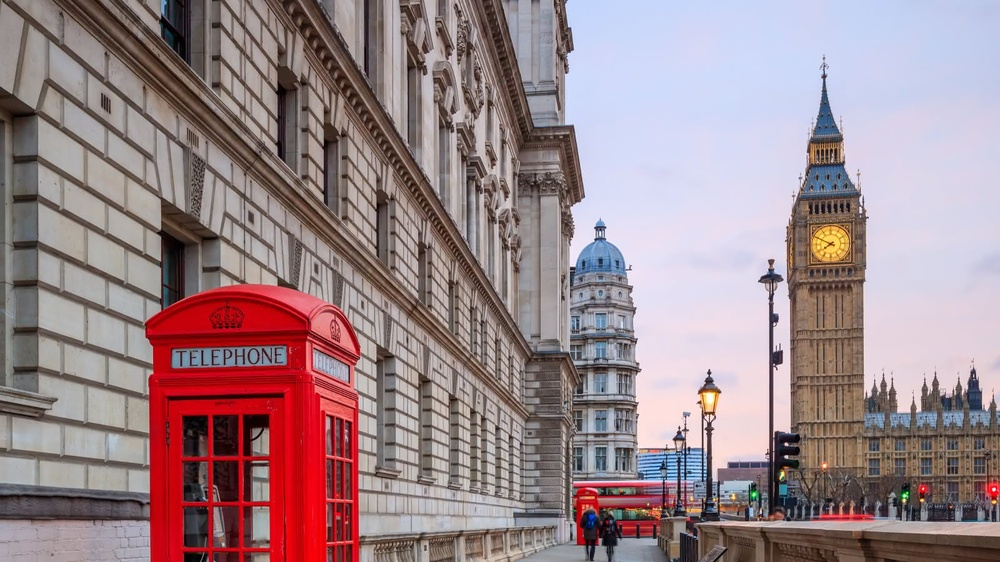
#> input picture IMG_6139.JPG, 1000 x 562 px, shrunk from 1600 x 900 before the run
$ python hw6.py   (older library calls are emulated)
#> lines starting #> are read from the running program, lines starting #| are printed output that depends on the picture
#!/usr/bin/env python3
# -*- coding: utf-8 -*-
import numpy as np
from PIL import Image
from scipy import signal

I = Image.open('IMG_6139.JPG')
#> I is the input picture: PIL image 1000x562 RGB; mean R, G, B 154.8, 133.8, 138.5
data = np.asarray(I)
#(1)
W,H = I.size
#> W = 1000; H = 562
noise = np.random.normal(1,25,(H,W,3))
data1 = data+noise
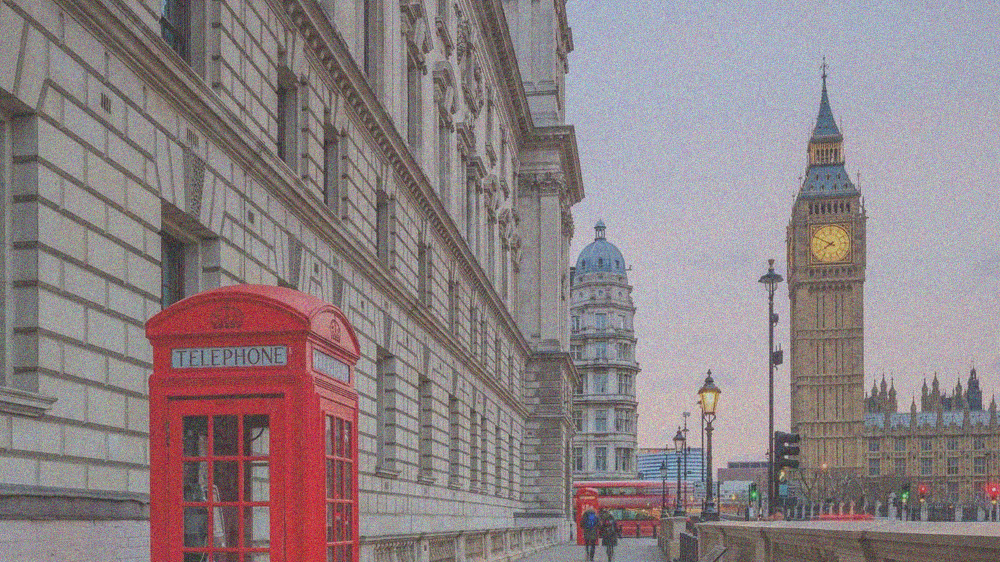
#> data1: shape (562, 1000, 3) float64; mean R, G, B 155.8, 134.9, 139.5; drawn with min black and max white
data1[data1>255] = 255
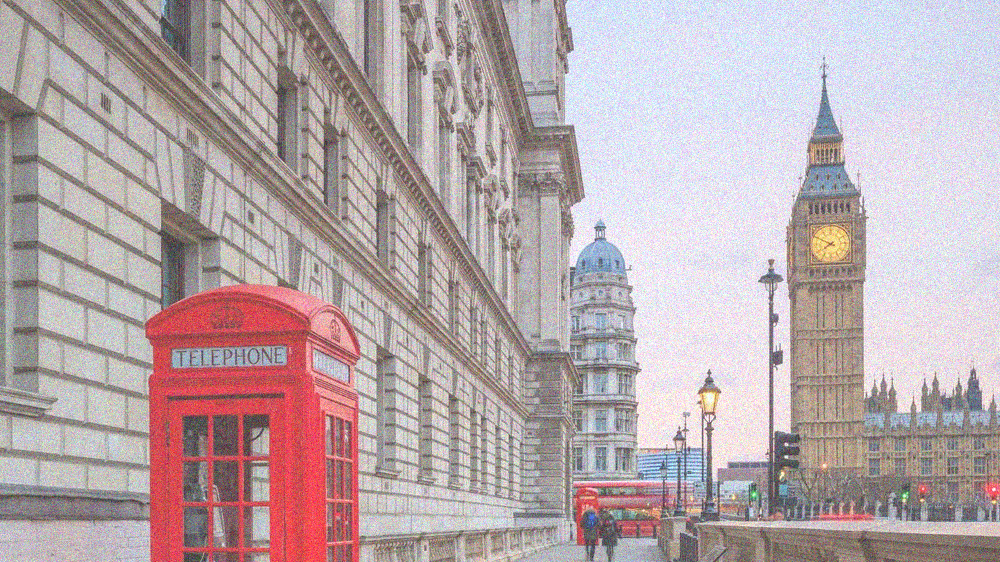
#> data1: shape (562, 1000, 3) float64; mean R, G, B 155.4, 134.7, 138.4; drawn with min black and max white
data1[data1<0] = 0
data1 = data1.astype('uint8')
I1 = Image.fromarray(data1,'RGB')
I1.show()

#(2)
x,y = np.meshgrid(np.linspace(-1,1,8),np.linspace(-1,1,8))
d = np.sqrt(x*x+y*y)
sigma,mu = 0.5,0.0
mask = np.exp(-((d-mu)**2/(2.0*sigma**2))) #高斯模糊
mask = mask/np.sum(mask[:])
R = data1[:,:,0]
G = data1[:,:,1]
B = data1[:,:,2]
R2 = signal.convolve2d(R,mask,boundary='symm',mode='same') #對稱方法,輸出跟輸入一樣大小
G2 = signal.convolve2d(G,mask,boundary='symm',mode='same')
B2 = signal.convolve2d(B,mask,boundary='symm',mode='same')
data2 = data1.copy()
data2[:,:,0] = R2.astype('uint8')
data2[:,:,1] = G2.astype('uint8')
data2[:,:,2] = B2.astype('uint8')
I2 = Image.fromarray(data2,'RGB')
I2.show()

#(3)
x,y = np.meshgrid(np.linspace(-1,1,15),np.linspace(-1,1,15))
d = np.sqrt(x*x+y*y)
sigma,mu = 15,0.0
mask = np.exp(-((d-mu)**2/(2.0*sigma**2))) #高斯模糊
mask = mask/np.sum(mask[:])
R = data[:,:,0]
G = data[:,:,1]
B = data[:,:,2]
R3 = signal.convolve2d(R,mask,boundary='symm',mode='same') #對稱方法,輸出跟輸入一樣大小
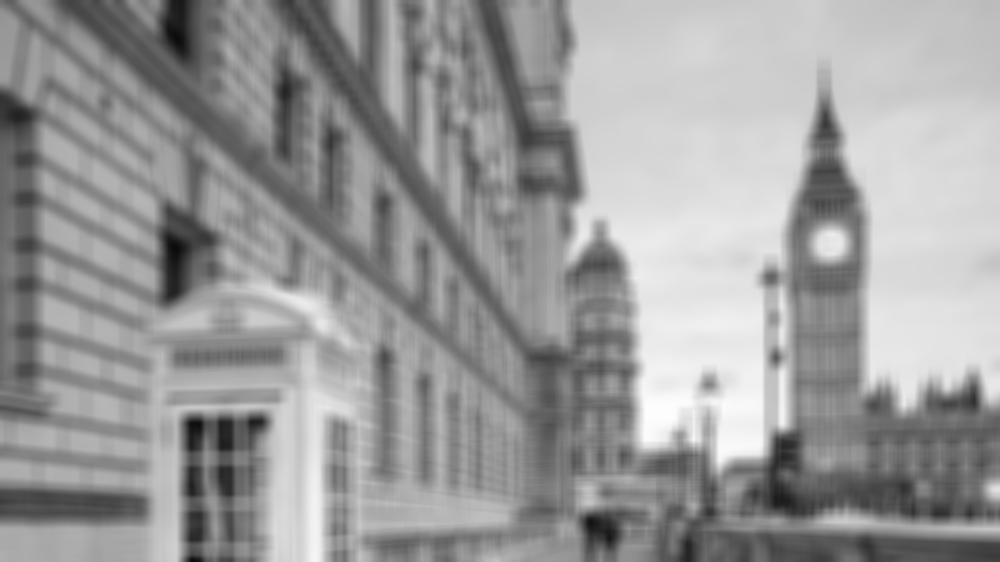
#> R3: shape (562, 1000) float64; min 8.75, max 254, mean 154.8
G3 = signal.convolve2d(G,mask,boundary='symm',mode='same')
B3 = signal.convolve2d(B,mask,boundary='symm',mode='same')
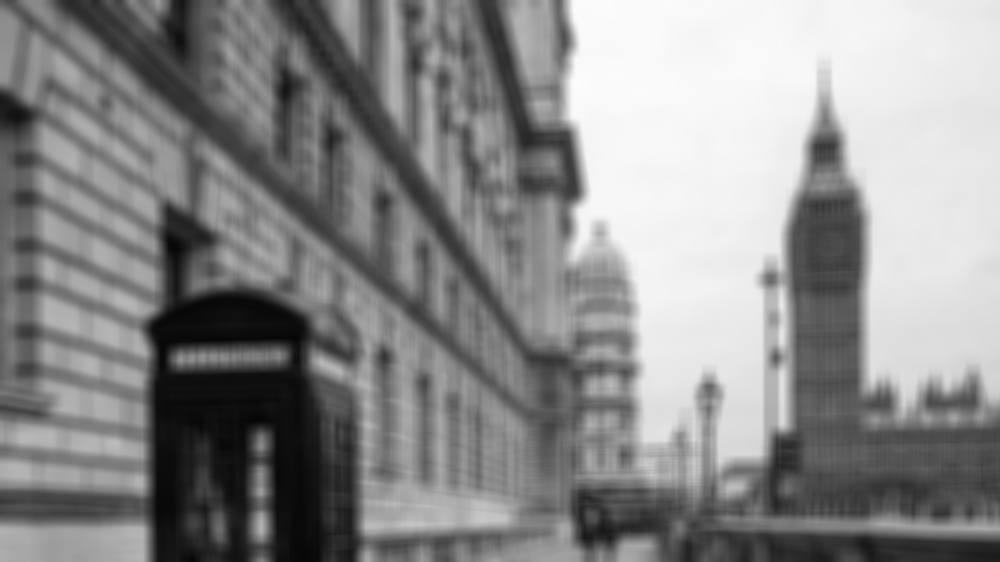
#> B3: shape (562, 1000) float64; min 4.38, max 252.5, mean 138.5
data3 = data.copy()
data3[:,:,0] = R3.astype('uint8')
data3[:,:,1] = G3.astype('uint8')
data3[:,:,2] = B3.astype('uint8')
I3 = Image.fromarray(data3,'RGB')
I3.show()

#(4)
data = np.asarray(I.convert('L'))
mx = np.array([[-1, 0, 1],[-2, 0, 2],[-1, 0, 1]], dtype=np.float)
my = np.array([[1, 2, 1], [0, 0, 0], [-1, -2, -1]], dtype = np.float)
Ix = signal.convolve2d(data,mx,boundary='symm',mode='same')
Iy = signal.convolve2d(data,my,boundary='symm',mode='same')
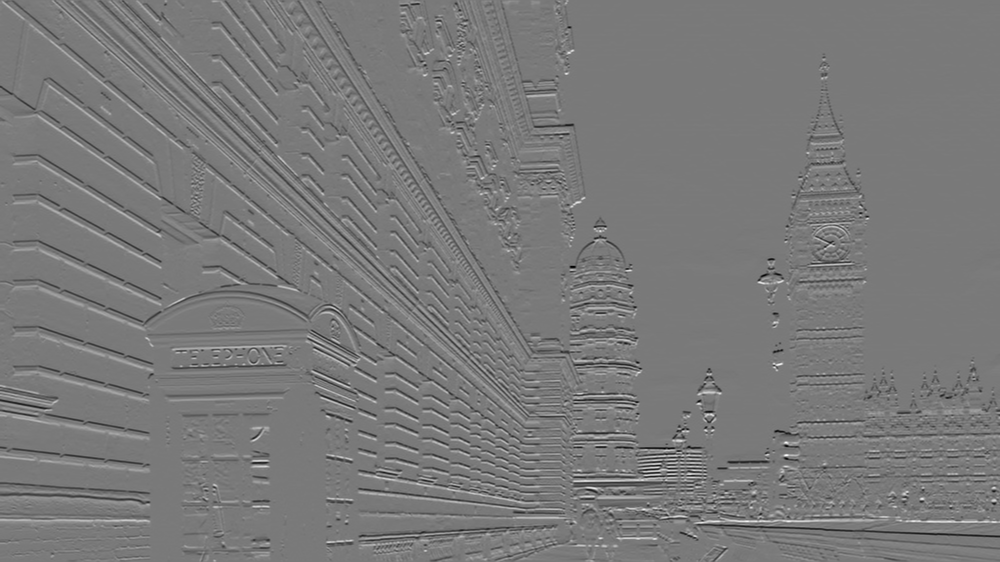
#> Iy: shape (562, 1000) float64; min -717, max 783, mean -0.7; drawn with min black and max white
sketch = np.square(Ix) + np.square(Iy)
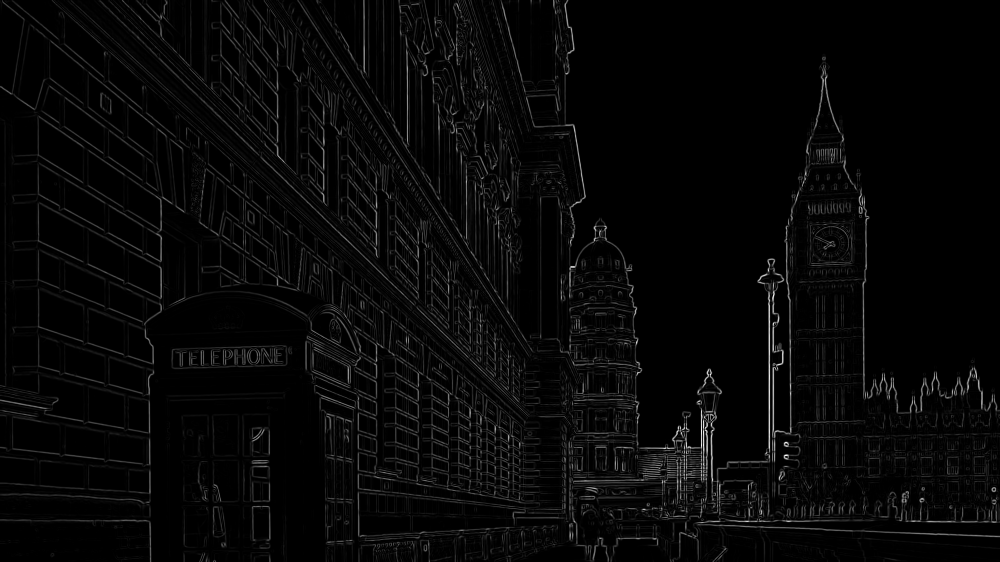
#> sketch: shape (562, 1000) float64; min 0, max 638068, mean 19494.4; drawn with min black and max white
sketch[sketch<sketch.max()*10/100] = 255
sketch[sketch>=sketch.max()*10/100] = 0
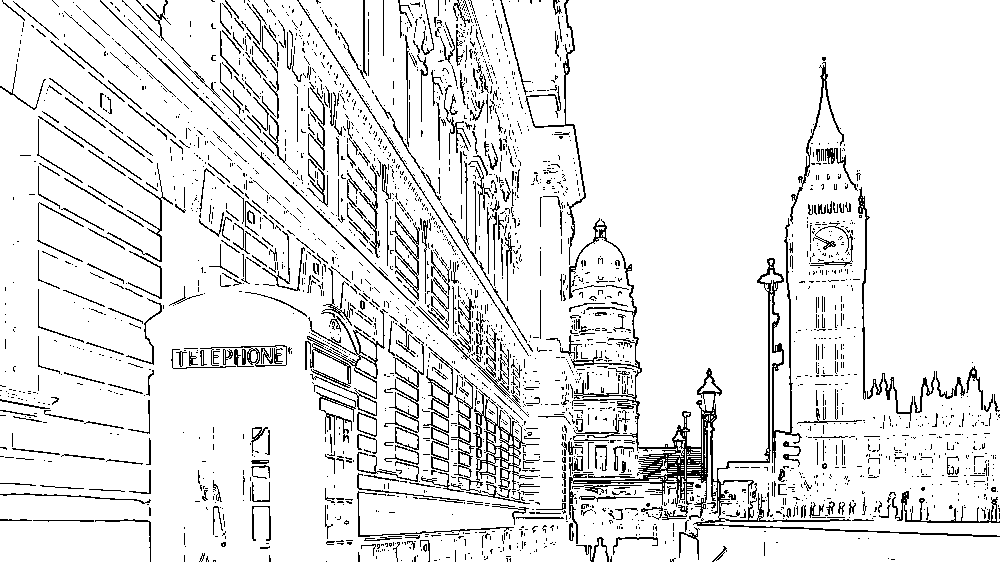
#> sketch: shape (562, 1000) float64; 90.4% white; black in thin lines or dots
I4 = Image.fromarray(sketch)
#> I4: PIL image 1000x562 F; 90.4% white; black in thin lines or dots
I4.show()
